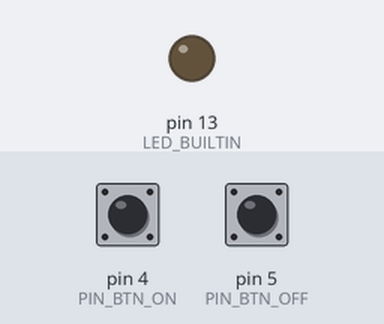
Recording of a program running on a simulated Arduino Pro Mini, built with avr-gcc and run on an emulated ATmega328P. Shown: output pins drawn as LEDs (lit = HIGH). Inputs (shaded band) come from the test bench; at power-on: pin 4 (PIN_BTN_ON) LOW, pin 5 (PIN_BTN_OFF) LOW.

Above: at 4.8 s.
4.9 s: pin 4 (PIN_BTN_ON) pulled HIGH for 2.35 s
At 6.01 s:
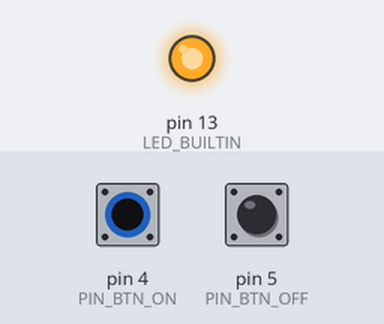
Timing chart, 0 to 7.9 s (numbered marks = the images above; inputs shaded):
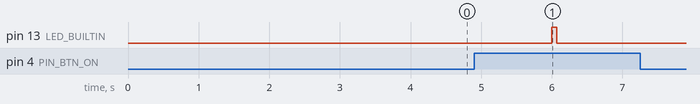

Measured:
- after the input at 4.9 s, pin 13 (LED_BUILTIN): LOW → HIGH after 1.1 s, → LOW 0.07 s later

The program:

main.cpp
```cpp
#include <Arduino.h>
#include <IRremote.h>

#define PIN_BTN_ON 4
#define PIN_BTN_OFF 5

// NOTE : send pin = 3

IRsend irsend;

int khz = 38; // 38kHz carrier frequency
unsigned int payloadLen = 197;
int signalOn[] = {6148, -7340, 496, -1708, 568, -1612, 568, -1628, 604, -1624, 584, -1588, 584, -1616, 584, -1616, 548, -1656, 548, -576, 584, -544, 604, -520, 576, -552, 584, -544, 576, -556, 544, -600, 548, -576, 548, -1656, 548, -1652, 544, -1636, 608, -1592, 580, -1616, 608, -1592, 592, -1612, 576, -1624, 572, -552, 584, -544, 584, -544, 580, -548, 584, -564, 548, -576, 548, -580, 548, -576, 608, -1600, 544, -1652, 572, -1628, 548, -1636, 568, -1628, 580, -1620, 604, -1592, 588, -1616, 584, -544, 580, -544, 580, -552, 600, -528, 564, -580, 572, -552, 548, -580, 580, -544, 584, -1616, 612, -516, 584, -1620, 576, -548, 616, -512, 608, -520, 552, -1648, 576, -1620, 584, -548, 604, -1592, 620, -512, 572, -1624, 612, -1588, 584, -1616, 580, -544, 608, -524, 576, -1620, 580, -548, 608, -524, 548, -1648, 576, -1624, 612, -516, 608, -1596, 584, -1612, 580, -544, 608, -1592, 580, -1620, 588, -540, 616, -512, 580, -1620, 604, -524, 628, -500, 548, -596, 548, -1656, 572, -552, 548, -1656, 540, -584, 548, -1652, 544, -580, 548, -580, 548, -1652, 548, -576, 580, -1624, 548, -576, 576, -1628, 576, -548, 580, -1620, 580, -1620, 544, -7428, 544};
int signalOff[] = {6152, -7344, 512, -1684, 548, -1656, 548, -1632, 600, -1596, 604, -1596, 580, -1624, 628, -1568, 580, -1624, 536, -588, 576, -552, 580, -544, 584, -548, 600, -524, 584, -548, 548, -596, 496, -632, 568, -1632, 496, -1688, 564, -1632, 576, -1624, 620, -1576, 608, -1596, 576, -1628, 604, -1592, 572, -556, 604, -520, 584, -544, 608, -524, 576, -552, 564, -580, 496, -628, 544, -584, 580, -1620, 544, -1660, 492, -1688, 592, -1632, 552, -1624, 576, -1620, 580, -1620, 580, -1620, 604, -524, 580, -544, 608, -524, 604, -524, 568, -576, 496, -632, 572, -552, 580, -548, 604, -1596, 600, -1600, 572, -1628, 544, -580, 584, -544, 604, -520, 608, -1596, 604, -1596, 580, -544, 580, -548, 608, -520, 580, -1620, 608, -1592, 580, -1620, 580, -548, 604, -524, 580, -1620, 604, -520, 580, -552, 592, -1608, 600, -1596, 576, -552, 580, -1620, 604, -1596, 576, -552, 604, -1592, 584, -1616, 580, -548, 580, -548, 576, -1628, 576, -548, 576, -552, 592, -552, 516, -1688, 492, -628, 544, -1660, 548, -576, 544, -1660, 512, -612, 576, -548, 580, -1620, 580, -548, 580, -1620, 580, -544, 608, -1596, 580, -544, 608, -1596, 576, -1624, 580, -7384, 580};


void setup()
{
  for(unsigned int i = 0; i < payloadLen; i++)
  {
    signalOn[i] = abs(signalOn[i]);
    signalOff[i] = abs(signalOff[i]);
  }

  pinMode(PIN_BTN_ON, INPUT);
  pinMode(PIN_BTN_OFF, INPUT);
  pinMode(LED_BUILTIN, OUTPUT);
}

void sendPayload(const unsigned int buf[],  unsigned int len)
{
  digitalWrite(LED_BUILTIN, HIGH);
  irsend.sendRaw(buf, len, khz);
  digitalWrite(LED_BUILTIN, LOW);
}

void loop()
{
  if (digitalRead(PIN_BTN_ON))
  {
    sendPayload((unsigned int)signalOn, payloadLen);
  }

  if (digitalRead(PIN_BTN_OFF))
  {
    sendPayload((unsigned int)signalOff, payloadLen);
  }

  delay(2000);
}
```
